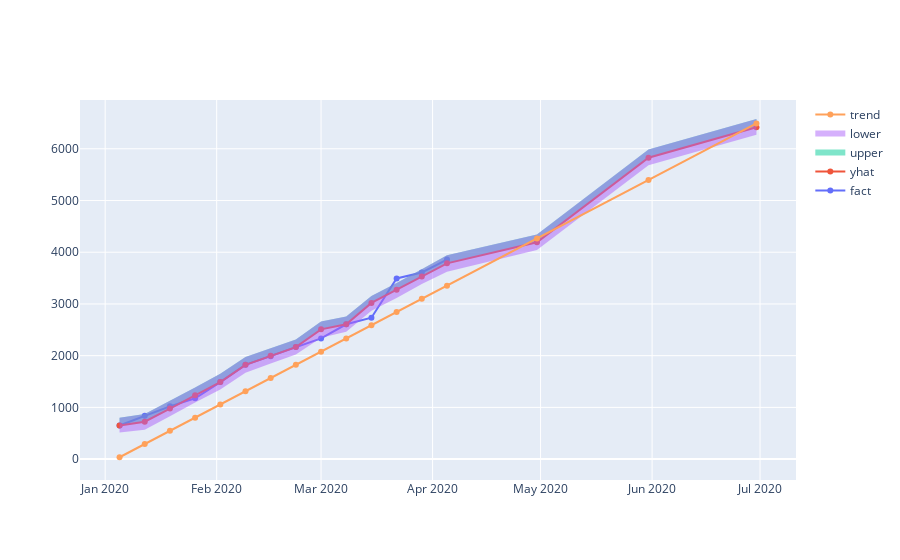

Write notebook code for a chart like this one.
### Code cell
iplot([
    go.Scatter(x=df['ds'], y=df['y'], name='fact'),
    go.Scatter(x=final_forecast['ds'], y=final_forecast['yhat'], name='yhat'),
    go.Scatter(x=final_forecast['ds'], y=final_forecast['yhat_upper'], fill='tonexty', mode='none', name='upper'),
    go.Scatter(x=final_forecast['ds'], y=final_forecast['yhat_lower'], fill='tonexty', mode='none', name='lower'),
    go.Scatter(x=final_forecast['ds'], y=final_forecast['trend'], name='trend')
])
